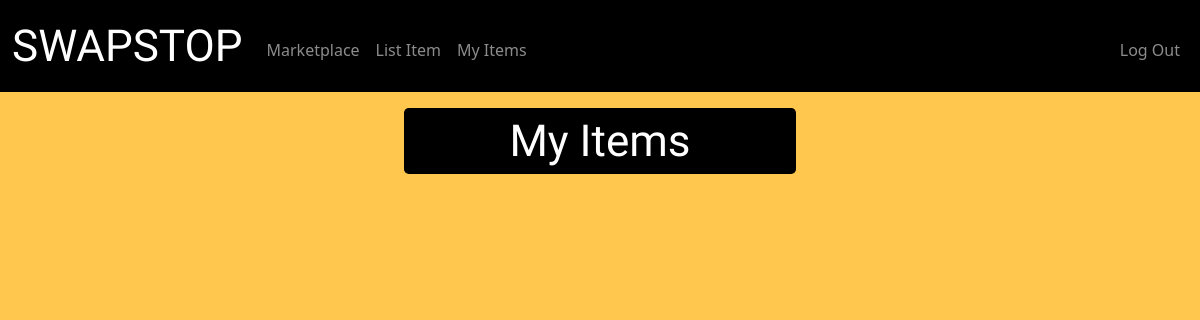
Before: /myitems (signed in) with the older database file.
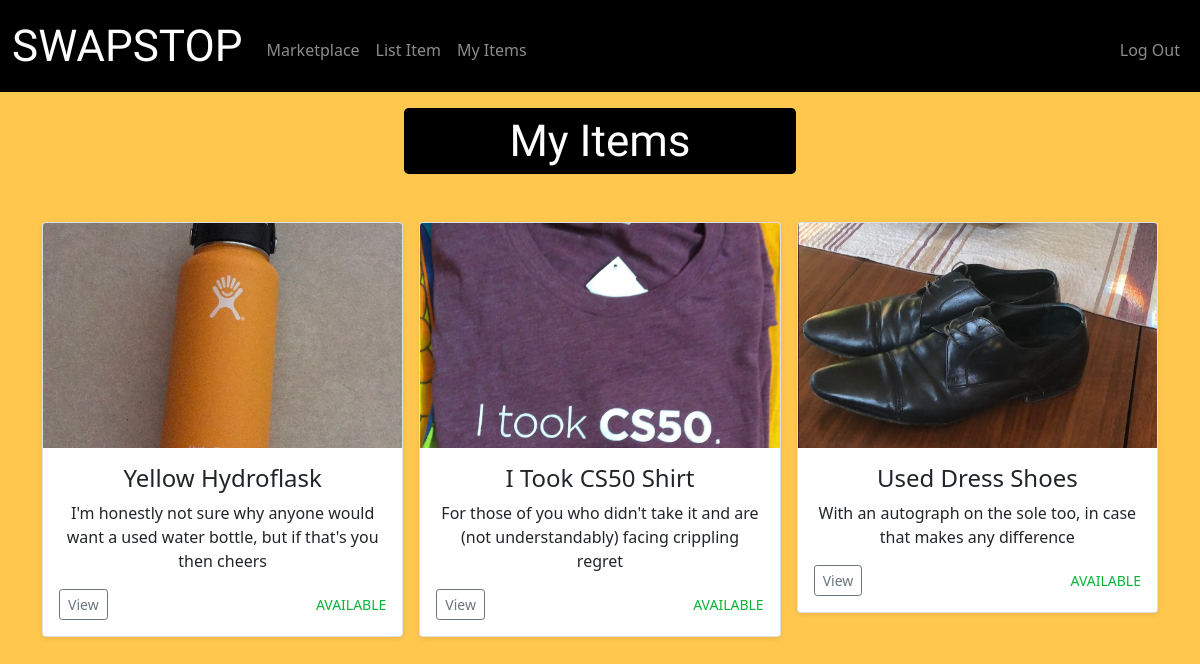
After: the same page with the newer database file.
### swapproj/database.py (models this page shows, shortened)
class Item(Base):
    __tablename__ = 'items'
    __table_args__ = {'extend_existing': True}
    id = Column(Integer, primary_key=True)
    name = Column(String, nullable=False)
    description = Column(String, nullable=False)
    img = Column(String)
    datetime = Column(DateTime, nullable=False)
    sold = Column(Boolean, default=False)
    user_id = Column(Integer, ForeignKey(User.id), nullable=False)

### swapproj/application.py (the view, shortened to what this page needs)
@bp.route("/myitems", methods=["GET", "POST"])
def myitems():
    if request.method == "GET":
        items = db_session.query(Item).filter_by(user_id = session['user_id']).all()
        return render_template("myitems.html", items=items)

### swapproj/templates/myitems.html (shortened to what this page needs)
{% extends "layout.html" %}
{% block main %}
<div class="col-4 mx-auto round rounded-3"style="background: black;color:white;">
  <label style="font-family: 'Bungee Shade';font-size: 44px;">My Items</label>
</div>
<div class="album py-5">
  <div class="container">
    <div class="row row-cols-1 row-cols-sm-2 row-cols-md-3 g-3">
      {% for item in items %}
        <div class="col">
          <form action="/myitems" method="post">
            <div class="card shadow-sm">
              <img src="{{url_for('static', filename = 'images/'+item.img)}}" class="bd-placeholder-img card-img-top" width="100%" height="225" src="" role="img" aria-label="Placeholder: Missing Image" preserveAspectRatio="xMidYMid slice" focusable="false"/>
              <div class="card-body">
                <h4 class="card-text">{{item.name}}</h4>
                <p class="card-text">{{item.description}}</p>
                <div class="d-flex justify-content-between align-items-center">
                  <div class="btn-group">
                    <button name="itemid" value="{{item.id}}" type="submit" class="btn btn-sm btn-outline-secondary">View</button>
                  </div>
                  <small class="text-muted">{% if item.sold == 1%}
                    <span class="red">UNAVAILABLE</span>
                  {% else %}
                    <span class="green">AVAILABLE</span>
                  {% endif %}</small>
                </div>
              </div>
            </div>
          </form>
        </div>
      {% endfor %}
{% endblock %}

### swapproj/templates/layout.html (shortened to what this page needs)
<!DOCTYPE html>
<html lang="en">
    <head>
        <link href="https://cdn.jsdelivr.net/npm/bootstrap@5.1.3/dist/css/bootstrap.min.css" rel="stylesheet">
        <link href="/static/styles.css" rel="stylesheet">
    </head>
    <body>
        <nav class="navbar navbar-dark bg-black navbar-expand-md">
            <div class="container-fluid">
                <a class="navbar-brand" href="/"><span class="white" style="font-family: 'Bungee Shade';font-size: 44px;">SWAPSTOP</span></a>
                <div class="collapse navbar-collapse" id="navbar">
                    {% if session["user_id"] %}
                        <ul class="navbar-nav me-auto mt-2">
                            <li class="nav-item"><a class="nav-link" href="/viewitems">Marketplace</a></li>
                            <li class="nav-item"><a class="nav-link" href="/listitem">List Item</a></li>
                            <li class="nav-item"><a class="nav-link" href="/myitems">My Items</a></li>
                        </ul>
                        <ul class="navbar-nav ms-auto mt-2">
                            <li class="nav-item"><a class="nav-link" href="/logout">Log Out</a></li>
                        </ul>
                    {% else %}
                        <ul class="navbar-nav ms-auto mt-2">
                            <li class="nav-item"><a class="nav-link" href="/register">Register</a></li>
                            <li class="nav-item"><a class="nav-link" href="/login">Log In</a></li>
                        </ul>
                    {% endif %}
                </div>
            </div>
        </nav>
        <main class="container-fluid py-3 text-center">
            {% block main %}{% endblock %}
        </main>
    </body>
</html>

### swapproj/static/styles.css (style rules this page uses)
nav .navbar-brand { font-size: xx-large; }

### swapproj/templates/layout.html (style rules this page uses)
nav .navbar-brand { font-size: xx-large; }
.green { color: #09b43a; }
body { background: rgb(255, 199, 78) !important; }
.bd-placeholder-img { object-fit: cover; }

Changed rows visible on the page:
added Item: img (picture), name "Yellow Hydroflask", description "I'm honestly not sure why anyone would want a used water bottle, but if that's you then cheers", {{ item.id }} 7 (drawn), sold "AVAILABLE"
added Item: img (picture), name "I Took CS50 Shirt", description "For those of you who didn't take it and are (not understandably) facing crippling regret", {{ item.id }} 8 (drawn), sold "AVAILABLE"
added Item: img (picture), name "Used Dress Shoes", description "With an autograph on the sole too, in case that makes any difference", {{ item.id }} 9 (drawn), sold "AVAILABLE"
